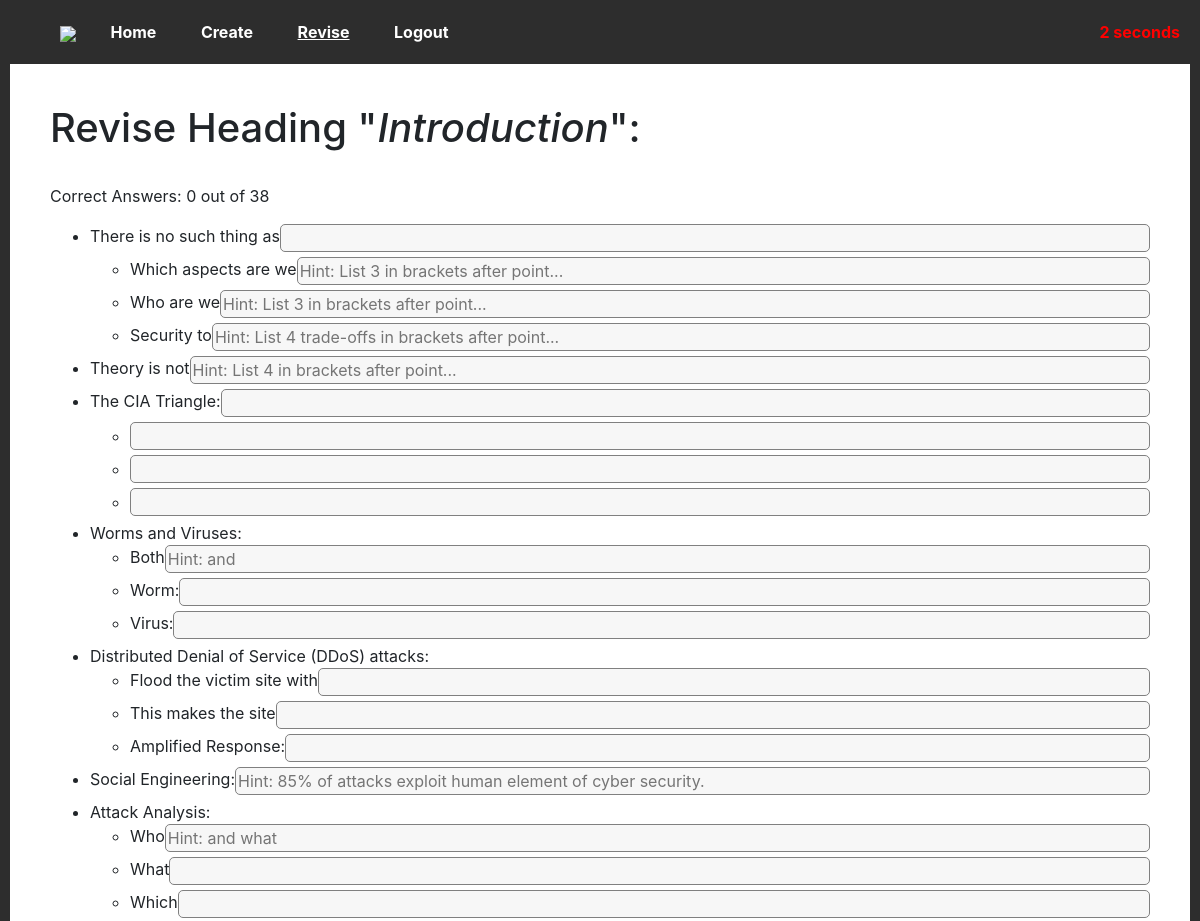
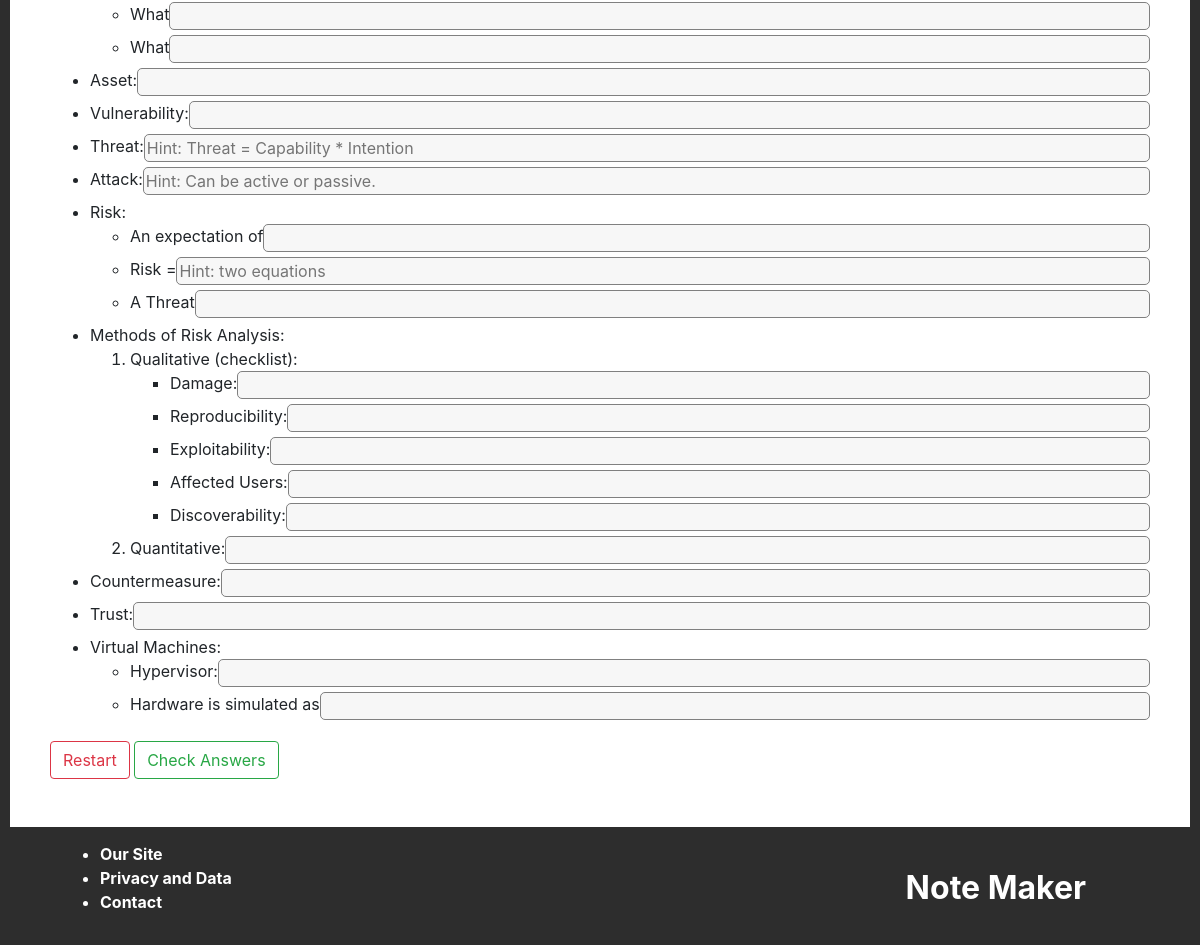
Page /revise/heading/15 (signed in) on the committed database (2 pictures, top to bottom).
### website/models.py (models this page shows, shortened)
class Heading(db.Model): # Example: Sorting Algorithms
    id = db.Column(db.Integer, primary_key=True)
    text = db.Column(db.String(512))
    module = db.Column(db.Integer, db.ForeignKey("module.id"))
    attempts = db.Column(db.Integer, default=0)
    time = db.Column(db.String(128))
    order = db.Column(db.Integer, default=0)
    def getPoints(self):
        return Point.query.filter_by(isRoot=True, parent=self.id).all()

class Point(db.Model): # Examples: [Merge Sort, Has a running time of O(n log n)]
    id = db.Column(db.Integer, primary_key=True)
    text = db.Column(db.String(1048576))
    blankFill = db.Column(db.Boolean) # If True, then this point can be used in "fill-the-blank" style questions.
    hint = db.Column(db.String(4096)) # Available to be shown (for example, "list 3 advantages")
    parent = db.Column(db.Integer) # If isRoot==True, then this points to a heading. Otherwise to another point.
    isRoot = db.Column(db.Boolean) # Can this be a starting point for a question (list the points below this one)?
    numeric = db.Column(db.Boolean, default=False) # If numeric, use <ol>, otherwise use <ul>
    punc = db.Column(db.Boolean, default=False) # Check punctuation when marking answers.
    leniency = db.Column(db.Integer, default=90) # Match percentage between given answer and correct answer.
    code = db.Column(db.Boolean, default=False) # Question requires code answer. Punc is overriden to False and a textarea is displayed instead of a standard 1-line input.
    disabled = db.Column(db.Boolean, default=False)
    successes = db.Column(db.Integer, default=0)
    failures = db.Column(db.Integer, default=0)
    last_answered = db.Column(db.DateTime(timezone=True))
    order = db.Column(db.Integer, default=0)
    def getChildren(self):
        return Point.query.filter_by(isRoot=False, parent=self.id).all()
    def getParent(self):
        if self.isRoot:
            return Heading.query.get(self.parent)
        return Point.query.get(self.parent)
    def question(self):
        try:
            return str(self.text)[0: str(self.text).index(">|<")]
        except Exception as e:
            return self.text
    def answer(self):
        if not self.blankFill:
            return self.text
        try:
            return str(self.text)[str(self.text).index(">|<") + 4 : len(self.text)]
        except:
            return ""
    def isDisabled(self):
        if self.disabled:
            return True
        if not self.isRoot:
            return self.getParent().isDisabled()
        return False

### website/revise/revise.py (the view, shortened to what this page needs)
@revise.route("/heading/<int:h_id>", methods=["GET", "POST"])
@login_required
def heading(h_id):
    print("RUNNING")
    h = Heading.query.filter_by(id=h_id).first()
    if not h:
        flash("Invalid details!", category="error")
        return redirect(url_for("revise.index"))
    results = dict()
    count = 0
    start = 0
    return render_template("revise_heading.html", heading=h, user=current_user, results=results, count=count, start=start)

### app.py (called while the page is built)
@app.context_processor
def current_nav():
    return get_current_nav()

### website/__init__.py (called while the page is built)
def get_current_nav():
    navs = ["create", "revise", "login", "signup"] # Otherwise: home.
    current = "home"
    for nav in navs:
        if nav in request.path:
            current = nav
    return dict(current_nav = current)

### website/revise/templates/revise_heading.html (shortened to what this page needs)
{% extends "base.html" %}
{% block content %}
    <h1>Revise Heading "<i>{{ heading.text }}</i>":</h1><br>
    <p>Correct Answers: {{ count }} out of <span id="q_count"></span></p>
    <form method="POST" autocomplete="off">
            <ul>
                {% for node in heading.getPoints() %}
                    {% if not node.disabled %}
                    <li>
                        <div style="display: flex;">
                        {{ node.question() }}
                        {% if node.blankFill %}
                            <input type="text" name="{{ node.id }}" {% if results[node.id] %}
                                value="{{ results[node.id] }}"
                                {% if node.checkAnswer(results[node.id]) %}
                                    class = "revise-blank-input revise-input-correct"
                                    tabindex="-1"
                                {% else %}
                                    class = "revise-blank-input revise-input-incorrect"
                                {% endif %}
                            {% else %}
                                class="revise-blank-input"
                            {% endif %}
                            {% if node.hint %}
                                placeholder="Hint: {{ node.hint }}"
                            {% endif %}
                            autocomplete="off"
                            >
                        {% endif %}
                        </div>
                    </li>
                    {% endif %}
                    {% if node.numeric %}
                        <ol>
                    {% else %}
                        <ul>
                    {% endif %}
                    {%- for item in node.getChildren() recursive %}
                        {% if not item.isDisabled() %}
                        <li>
                            {% if item.blankFill %}
                                <div style="display: flex;">
                                {{ item.question() }}
                                    {% if item.answer() != "" %}
                                        <input type="text" name="{{ item.id }}"
                                            {% if results[item.id] %}
                                                value="{{ results[item.id] }}"
                                                {% if item.checkAnswer(results[item.id]) %}
                                                    class = "revise-blank-input revise-input-correct"
                                                    tabindex="-1"
                                                {% else %}
                                                    class = "revise-blank-input revise-input-incorrect"
                                                {% endif %}
                                            {% else %}
                                                class="revise-blank-input"
                                            {% endif %}
                                            {% if item.hint %}
                                                placeholder="Hint: {{ item.hint }}"
                                            {% endif %}
                                        autocomplete="off"
                                        >
                                    {% endif %}
                                </div>
                            {% else %}
                                <input type="text" name="{{ item.id }}"
                                    {% if results[item.id] %}
                                        value="{{ results[item.id] }}"
                                        {% if item.checkAnswer(results[item.id]) %}
                                            class = "revise-input revise-input-correct"
                                            tabindex="-1"
                                        {% else %}
                                            class = "revise-input revise-input-incorrect"
                                        {% endif %}
                                    {% else %}
                                        class="revise-input"
                                    {% endif %}
                                    autocomplete="off"
                                >
                            {% endif %}
                        </li>
                        {% if item.getChildren() | length > 0 %}
                            {% if item.numeric %}
                                <ol>
                            {% else %}
                                <ul>
                            {% endif %}
                                {{ loop(item.getChildren()) }}
                            {% if item.numeric %}
                                </ol>
                            {% else %}
                                </ul>
                            {% endif %}
                        {% endif %}
                        {% endif %}
                    {% endfor %}
                    {% if node.numeric %}
                        </ol>
                    {% else %}
                        </ul>
                    {% endif %}
                {% endfor %}
            </ul>
        <a href="/revise/heading/{{ heading.id }}" class="btn btn-outline-danger">Restart</a>
        <input type="submit" value="Check Answers" class="btn btn-outline-success">
        <span id="timer" class="timer">-- seconds</span>
    </form>
{% endblock %}

### website/home/templates/base.html (shortened to what this page needs)
<!DOCTYPE html>
<html lang="en">
    <head>
        <link rel="stylesheet" href="{{ url_for('home.static', filename='css/base.css') }}">
        <link rel="stylesheet" href="{{ url_for('home.static', filename='css/navbar.css') }}">
        <link rel="stylesheet" href="{{ url_for('home.static', filename='css/footer.css') }}">
        <link rel="stylesheet" href="{{ url_for('create.static', filename='create.css') }}">
        <link rel="stylesheet" href="{{ url_for('revise.static', filename='revise.css') }}">
        <link
            rel="stylesheet"
            href="https://stackpath.bootstrapcdn.com/bootstrap/4.4.1/css/bootstrap.min.css"
        />
    </head>
    <body>
        {% include "navbar.html" %}
        <div class="page">
            {% block content %} {% endblock %}
            <br><br>
        </div>
        {% include "footer.html" %}
    </body>
</html>

### website/home/templates/navbar.html
<div class="nbar">
    <ul class="nav_links">
        <li><img src="{{ url_for('home.static', filename='icon.png') }}"></li>
        <li><a href="/" {% if current_nav == "home" %} style="text-decoration: underline;" {% endif %}>Home</a></li>
        {% if user.is_authenticated %}
            <li><a href="/create/" {% if current_nav == "create" %} style="text-decoration: underline;" {% endif %}>Create</a></li>
            <li><a href="/revise/" {% if current_nav == "revise" %} style="text-decoration: underline;" {% endif %}>Revise</a></li>
            <li><a href="/auth/logout">Logout</a></li>
        {% else %}
            <li><a href="/auth/login" {% if current_nav == "login" %} style="text-decoration: underline;" {% endif %}>Login</a></li>
            <li><a href="/auth/signup" {% if current_nav == "signup" %} style="text-decoration: underline;" {% endif %}>Signup</a></li>
        {% endif %}
    </ul>
</div>

### website/home/templates/footer.html
<div class="footer">
    <ul class="footer_links">
        <li><a href="/">Our Site</a></li>
        <li><a href="/privacy">Privacy and Data</a></li>
        <li><a href="/contact">Contact</a></li>
    </ul>
    <span class="footer_logo">Note Maker</span>
</div>

### website/home/home_static/css/base.css (style rules this page uses)
.page { padding: 40px; border-left: 10px solid rgb(45, 45, 45); border-right: 10px solid rgb(45, 45, 45); background-color: white; padding-bottom: 0px; min-height: 100vh; }

### website/home/home_static/css/navbar.css (style rules this page uses)
.nbar { background-color: rgb(45, 45, 45); padding: 10px; }
.nbar ul { list-style-type: none; margin: 10px; }
.nbar li { display: inline; }
.nav_links a { padding: 20px; background-color: rgb(45, 45, 45); color: white; text-decoration: none; font-weight: bold; margin-top: 10px; }
.nbar img { height: 0px; height: 24px; padding-right: 10px; }

### website/home/home_static/css/footer.css (style rules this page uses)
.footer { width: 100%; padding: 15px 5vw; background-color: rgb(45, 45, 45); color: white; font-weight: bold; overflow: hidden; }
.footer li a { text-decoration: none; color: inherit; }
.footer_links { float: left; }
.footer_logo { float: right; text-align: right; font-size: xx-large; padding-right: 5%; padding-top: 2%; }

### website/revise/static/revise.css (style rules this page uses)
.revise-input { width: 100%; margin-bottom: 5px; border: 1px solid grey; border-radius: 5px; background-color: rgb(247, 247, 247); }
.revise-blank-input { margin-bottom: 5px; border: 1px solid grey; border-radius: 5px; background-color: rgb(247, 247, 247); flex: 2; }
.timer { position:fixed; top: 20px; right: 20px; color: red; font-weight: bolder; }

### rows in the picture
Heading: text "Introduction"
Point: question "There is no such thing as"
Point: question "Which aspects are we"
Point: question "Who are we"
Point: question "Security to"
Point: question "Theory is not", id+hint "Hint: List 4 in brackets after point..."
Point: question "The CIA Triangle:"
Point: question "Worms and Viruses:"
Point: question "Both"
Point: question "Worm:"
Point: question "Virus:"
Point: question "Distributed Denial of Service (DDoS) attacks:"
Point: question "Flood the victim site with"
Point: question "This makes the site"
Point: question "Amplified Response:"
Point: question "Social Engineering:", id+hint "Hint: 85% of attacks exploit human element of cyber security."
Point: question "Attack Analysis:"
Point: question "Who"
Point: question "What"
Point: question "Which"
Point: question "What"
Point: question "What"
Point: question "Asset:"
Point: question "Vulnerability:"
Point: question "Threat:", id+hint "Hint: Threat = Capability * Intention"
Point: question "Attack:", id+hint "Hint: Can be active or passive."
Point: question "Risk:"
Point: question "An expectation of"
Point: question "Risk ="
Point: question "A Threat"
Point: question "Methods of Risk Analysis:"
Point: question "Qualitative (checklist):"
Point: question "Damage:"
Point: question "Reproducibility:"
Point: question "Exploitability:"
Point: question "Affected Users:"
Point: question "Discoverability:"
Point: question "Quantitative:"
Point: question "Countermeasure:"
Point: question "Trust:"
Point: question "Virtual Machines:"
Point: question "Hypervisor:"
Point: question "Hardware is simulated as"

### other values in the picture
{{ count }} "0"
